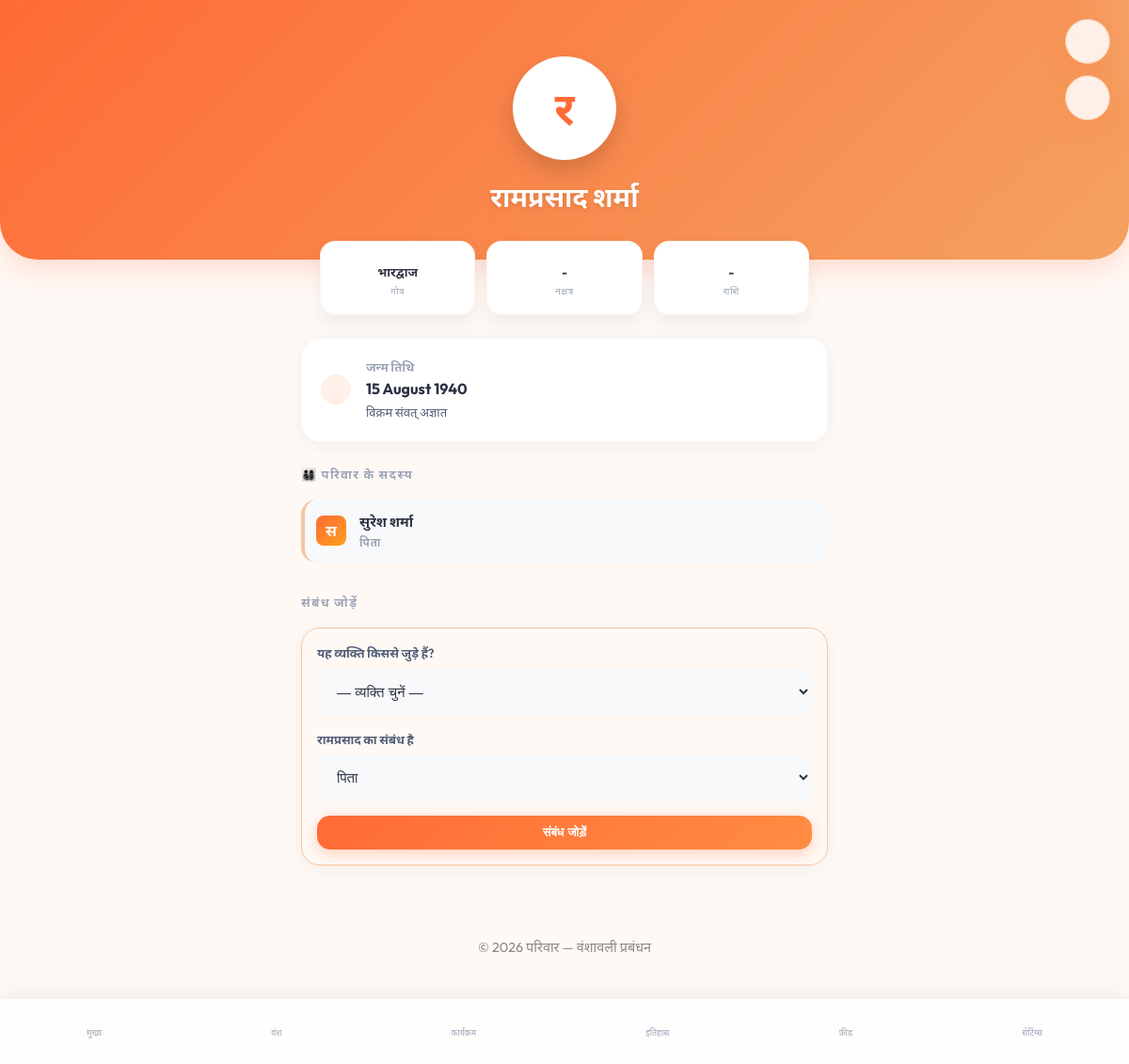
The page /pages/vyakti.php?id=1 (signed in) on the database its author committed.
### tables this page shows
CREATE TABLE IF NOT EXISTS vyakti (
  id INT AUTO_INCREMENT PRIMARY KEY,
  parivar_id INT NOT NULL,
  joda_user_id INT COMMENT 'किसने जोड़ा',
  
   
  pratham_naam VARCHAR(100) NOT NULL COMMENT 'पहला नाम',
  madhya_naam VARCHAR(100) COMMENT 'मध्य नाम',
  kul_naam VARCHAR(100) COMMENT 'कुल/उपनाम',
  upnaam VARCHAR(50) COMMENT 'घर का नाम/उपनाम',
  
   
  ling ENUM('purush','stri','anya') NOT NULL,
  jeevit TINYINT(1) DEFAULT 1 COMMENT '1=जीवित, 0=दिवंगत',
  
   
  janm_tithi_gregorian DATE COMMENT 'ग्रेगोरियन जन्म तिथि',
  janm_tithi_vs VARCHAR(100) COMMENT 'जैसे: कार्तिक शुक्ल चतुर्दशी, वि.सं. २०४८',
  janm_sthan VARCHAR(200) COMMENT 'जन्म स्थान',
  
   
  mrityu_tithi_gregorian DATE,
  mrityu_tithi_vs VARCHAR(100),
  
   
  gotra VARCHAR(100) COMMENT 'गोत्र',
  pravara VARCHAR(200) COMMENT 'प्रवर',
  nakshatra VARCHAR(50) COMMENT 'जन्म नक्षत्र',
  rashi VARCHAR(50) COMMENT 'राशि',
  
   
  phone VARCHAR(15),
  email VARCHAR(150),
  vartaman_sheher VARCHAR(200) COMMENT 'वर्तमान शहर',
  share_code VARCHAR(12) UNIQUE COMMENT 'Profile link code',
  
   
  photo_url VARCHAR(500),
  jeevan_parichay TEXT COMMENT 'जीवन परिचय',
  
  banaya_at TIMESTAMP DEFAULT CURRENT_TIMESTAMP,
  updated_at TIMESTAMP DEFAULT CURRENT_TIMESTAMP ON UPDATE CURRENT_TIMESTAMP,
  
  FOREIGN KEY (parivar_id) REFERENCES parivar(id) ON DELETE CASCADE
);

CREATE TABLE IF NOT EXISTS sambandh (
  id INT AUTO_INCREMENT PRIMARY KEY,
  vyakti_a_id INT NOT NULL COMMENT 'व्यक्ति A',
  vyakti_b_id INT NOT NULL COMMENT 'व्यक्ति B',
  sambandh_prakar ENUM(
    'pita','mata','pati','patni',
    'bhai','behen','putra','putri',
    'datta_putra','datta_putri','datta_pita','datta_mata'
  ) NOT NULL COMMENT 'A का B से संबंध',
  
   
  vivah_tithi_gregorian DATE,
  vivah_tithi_vs VARCHAR(100) COMMENT 'विवाह तिथि वि.सं. में',
  vivah_sthan VARCHAR(200),
  
  tippani VARCHAR(500) COMMENT 'अतिरिक्त टिप्पणी',
  
  FOREIGN KEY (vyakti_a_id) REFERENCES vyakti(id) ON DELETE CASCADE,
  FOREIGN KEY (vyakti_b_id) REFERENCES vyakti(id) ON DELETE CASCADE
);

### includes/helpers.php (called while the page is built, shortened)
<?php
function s($text) {
    return htmlspecialchars($text ?? '', ENT_QUOTES, 'UTF-8');
}
function getRelationHindi($type) {
    $relations = [
        'pita' => 'पिता',
        'mata' => 'माता',
        'pati' => 'पति',
        'patni' => 'पत्नी',
        'bhai' => 'भाई',
        'behen' => 'बहन',
        'putra' => 'पुत्र',
        'putri' => 'पुत्री',
        'datta_putra' => 'दत्तक पुत्र',
        'datta_putri' => 'दत्तक पुत्री',
        'dada' => 'दादा',
        'dadi' => 'दादी',
        'nana' => 'नाना',
        'nani' => 'नानी',
        'pota' => 'पोता',
        'poti' => 'पोती',
        'nati' => 'नाती',
        'natini' => 'नातिनी',
        'chacha' => 'चाचा',
        'chachi' => 'चाची',
        'taau' => 'ताऊ',
        'tai' => 'ताई',
        'bua' => 'बुआ',
        'fufa' => 'फूफा',
        'mama' => 'मामा',
        'mami' => 'मामी',
        'mausi' => 'मौसी',
        'mausa' => 'मौसा',
        'bhatija' => 'भतीजा',
        'bhatiji' => 'भतीजी',
        'bhanja' => 'भांजा',
        'bhanji' => 'भांजी',
        'sasur' => 'ससुर',
        'saas' => 'सास',
        'sala' => 'साला',
        'sali' => 'साली',
        'jija' => 'जीजा',
        'bhabhi' => 'भाभी',
        'nanad' => 'ननद',
        'devar' => 'देवर',
        'devrani' => 'देवरानी',
        'jeth' => 'जेठ',
        'jethani' => 'जेठानी',
        'damad' => 'दामाद',
        'bahu' => 'बहू',
        'samdhi' => 'समधी',
        'samdhan' => 'समधन'
    ];
    return $relations[$type] ?? $type;
}

### includes/auth.php (called while the page is built, shortened)
<?php
function isLoggedIn(): bool {
    return isset($_SESSION['user_id']) && !empty($_SESSION['user_id']);
}
function isMukhya(): bool {
    return isLoggedIn() && ($_SESSION['bhumika'] ?? '') === 'mukhya';
}

### pages/vyakti.php (the view, shortened to what this page needs)
<?php
require_once __DIR__ . '/../includes/header.php';
$id = $_GET['id'] ?? 0;
$parivar_id = currentParivarId();
$stmt = $pdo->prepare("SELECT v.* FROM vyakti v JOIN vyakti_parivar vp ON v.id = vp.vyakti_id WHERE v.id = ? AND vp.parivar_id = ?");
$stmt->execute([$id, $parivar_id]);
$v = $stmt->fetch();
$initials = mb_substr($v['pratham_naam'], 0, 1);
$fullName = trim($v['pratham_naam'] . ' ' . ($v['madhya_naam'] ? $v['madhya_naam'] . ' ' : '') . $v['kul_naam']);
?>
<div class="app-header-transparent">
</div>
<div class="profile-hero-v3">
    <div class="avatar-wrap">
        <?php if ($v['photo_url']): ?>
            <img src="../<?php echo $v['photo_url']; ?>" class="avatar-lg">
        <?php else: ?>
            <div class="avatar-lg"><?php echo $initials; ?></div>
        <?php endif; ?>
    </div>
    <div class="name-title"><?php echo s($fullName); ?></div>
</div>
<div class="page-content" style="padding-top: 0;">
    <div class="stat-grid">
        <div class="stat-card">
            <div class="stat-value"><?php echo s($v['gotra'] ?: '-'); ?></div>
            <div class="stat-label">गोत्र</div>
        </div>
        <div class="stat-card">
            <div class="stat-value"><?php echo s($v['nakshatra'] ?: '-'); ?></div>
            <div class="stat-label">नक्षत्र</div>
        </div>
        <div class="stat-card">
            <div class="stat-value"><?php echo s($v['rashi'] ?: '-'); ?></div>
            <div class="stat-label">राशि</div>
        </div>
    </div>
    <div class="premium-card" style="display: flex; align-items: center; gap: 16px;">
        <div style="background: rgba(255,107,53,0.1); padding: 16px; border-radius: 16px; color: var(--rang-pramukh);">
        </div>
        <div>
            <div style="font-size: 13px; color: var(--text-muted); font-weight: 600; text-transform: uppercase;">जन्म तिथि</div>
            <div style="font-size: 16px; font-weight: 700; color: var(--text-main);">
                <?php echo $v['janm_tithi_gregorian'] ? date('d F Y', strtotime($v['janm_tithi_gregorian'])) : 'अज्ञात'; ?>
            </div>
            <div style="font-size: 13px; color: var(--text-secondary); margin-top: 2px;">
                <?php echo s($v['janm_tithi_vs'] ?: 'विक्रम संवत् अज्ञात'); ?>
            </div>
        </div>
    </div>
    <div class="section-header"><span class="section-title">👨‍👩‍👧‍👦 परिवार के सदस्य</span></div>
    <?php
    $stmt = $pdo->prepare("SELECT s.*, v.pratham_naam, v.kul_naam, v.photo_url FROM sambandh s JOIN vyakti v ON s.vyakti_b_id = v.id WHERE s.vyakti_a_id = ?");
    $stmt->execute([$id]);
    $rels = $stmt->fetchAll();
    if (count($rels) > 0) {
        foreach ($rels as $r): ?>
            <a href="vyakti.php?id=<?php echo $r['vyakti_b_id']; ?>" class="relation-card">
                <?php if ($r['photo_url']): ?>
                    <img src="../<?php echo $r['photo_url']; ?>" style="width: 44px; height: 44px; border-radius: 12px; object-fit: cover; margin-right: 14px;">
                <?php else: ?>
                    <div class="avatar avatar-sm avatar-saffron" style="margin-right: 14px; font-size: 16px;"><?php echo mb_substr($r['pratham_naam'], 0, 1); ?></div>
                <?php endif; ?>
                <div style="flex: 1;">
                    <div style="font-weight: 700; font-size: 15px; color: var(--text-main);"><?php echo s($r['pratham_naam'] . ' ' . $r['kul_naam']); ?></div>
                    <div style="font-size: 12px; color: var(--text-muted); font-weight: 600; text-transform: uppercase; letter-spacing: 0.5px;"><?php echo getRelationHindi($r['sambandh_prakar']); ?></div>
                </div>
            </a>
        <?php endforeach;
    } else {
        echo "<p style='color: var(--text-muted); font-size: 14px; text-align: center; margin: 20px 0;'>कोई सदस्य नहीं जुड़ा है।</p>";
    }
    ?>
    <?php if (isMukhya()): ?>
    <div style="margin-top: 32px; margin-bottom: 24px;">
        <div class="section-header">
            <span class="section-title">संबंध जोड़ें</span>
        </div>
        <div class="card" style="padding:16px; border: 1.5px solid var(--rang-dwitiya); background: var(--bg-main);">
            <form action="/api/vyakti.php?action=sambandh_jodo" method="POST">
                <div class="form-group">
                    <label>यह व्यक्ति किससे जुड़े हैं?</label>
                    <select name="vyakti_b_id" class="form-control" required>
                        <option value="">— व्यक्ति चुनें —</option>
                    </select>
                </div>
                <div class="form-group">
                    <label><?php echo s($v['pratham_naam']); ?> का संबंध है</label>
                    <select name="sambandh_prakar" class="form-control" required>
                        <option value="pita">पिता</option>
                    </select>
                </div>
                <button type="submit" class="btn btn-primary" style="font-size:13px; padding:10px;">संबंध जोड़ें</button>
            </form>
        </div>
    </div>
    <?php endif; ?>
</div>
<?php include '../includes/nav.php'; ?>
<?php require_once __DIR__ . '/../includes/footer.php'; ?>

### assets/css/style.css (style rules this page uses)
:root { --rang-pramukh: #FF6B35; --rang-dwitiya: #F7C59F; --rang-akash: #EFEFD0; --rang-safal: #06D6A0; --rang-asafal: #EF476F; --bg-main: #FFF9F5; --bg-card: #FFFFFF; --bg-secondary: #F8F9FA; --text-main: #2D3142; --text-secondary: #4F5D75; --text-muted: #9BA4B5; --shadow-soft: 0 4px 20px rgba(0,0,0,0.05); --shadow-floating: 0 10px 30px rgba(255, 107, 53, 0.15); --shakti-glass: rgba(255, 255, 255, 0.85); --shreni-font-mukhya: 'Outfit', sans-serif; --shreni-font-devanagari: 'Noto Sans Devanagari', sans-serif; --senior-font-scale: 1.2; }
* { margin: 0; padding: 0; box-sizing: border-box; -webkit-tap-highlight-color: transparent; }
body { font-family: var(--shreni-font-mukhya), var(--shreni-font-devanagari); background-color: var(--bg-main); color: var(--text-main); line-height: 1.6; padding-bottom: 80px; transition: background 0.3s ease; }
.page-content { max-width: 600px; margin: 0 auto; padding: 20px; }
.card { background: var(--bg-card); border-radius: 20px; padding: 20px; margin-bottom: 20px; box-shadow: var(--shadow-soft); border: 1px solid rgba(255, 107, 53, 0.05); transition: transform 0.2s ease, box-shadow 0.2s ease; }
.btn { display: inline-flex; align-items: center; justify-content: center; gap: 8px; padding: 12px 24px; border-radius: 14px; font-weight: 600; border: none; cursor: pointer; transition: all 0.2s ease; width: 100%; font-size: 0.95rem; }
.btn-primary { background: linear-gradient(135deg, var(--rang-pramukh), #FF8C42); color: white; box-shadow: 0 4px 15px rgba(255, 107, 53, 0.3); }
.form-group { margin-bottom: 16px; }
.form-group label { display: block; font-size: 13px; font-weight: 600; margin-bottom: 6px; color: var(--text-secondary); }
.form-control { width: 100%; padding: 14px 16px; border-radius: 12px; border: 1.5px solid var(--bg-secondary); background: var(--bg-secondary); color: var(--text-main); font-size: 15px; transition: all 0.2s ease; }
.avatar { width: 44px; height: 44px; border-radius: 12px; display: flex; align-items: center; justify-content: center; font-weight: 700; color: white; }
.avatar-sm { width: 32px; height: 32px; border-radius: 8px; font-size: 14px; }
.avatar-saffron { background: linear-gradient(135deg, #FF6B35, #FF9F1C); }
.section-header { margin: 24px 0 16px; display: flex; align-items: center; justify-content: space-between; }
.section-title { font-size: 13px; font-weight: 800; text-transform: uppercase; letter-spacing: 1.5px; color: var(--text-muted); }

### rows shown on the page
vyakti: pratham_naam "र", s($fullName) "रामप्रसाद शर्मा", gotra "भारद्वाज", nakshatra "-", rashi "-", janm_tithi_gregorian "15 August 1940", janm_tithi_vs "विक्रम संवत् अज्ञात", pratham_naam "रामप्रसाद"
sambandh: vyakti_b.pratham_naam "स", vyakti_b.kul_naam "सुरेश शर्मा", sambandh_prakar "पिता"
